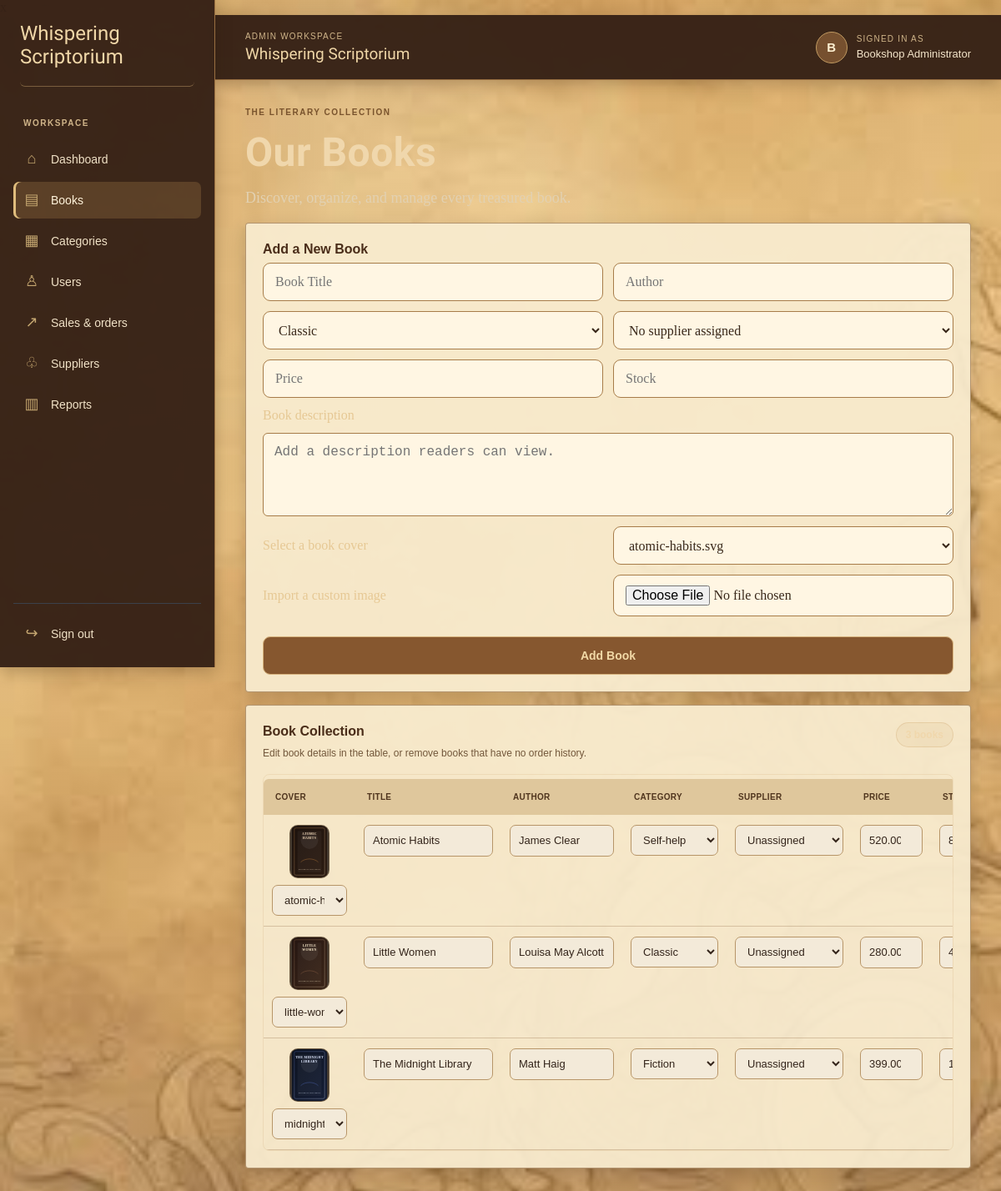
Page /index.php?page=books (signed in) on the committed database.
### tables this page shows
CREATE TABLE IF NOT EXISTS books (
    id INT UNSIGNED NOT NULL AUTO_INCREMENT,
    title VARCHAR(255) NOT NULL,
    author VARCHAR(255) NOT NULL,
    category_id INT UNSIGNED NOT NULL,
    supplier_id INT UNSIGNED NULL,
    price DECIMAL(10, 2) NOT NULL,
    stock INT UNSIGNED NOT NULL DEFAULT 0,
    cover_image VARCHAR(255) NOT NULL DEFAULT 'assets/books/default-book.svg',
    description TEXT NULL,
    created_at TIMESTAMP NOT NULL DEFAULT CURRENT_TIMESTAMP,
    PRIMARY KEY (id),
    KEY idx_books_category (category_id),
    KEY idx_books_supplier (supplier_id),
    CONSTRAINT fk_books_category
        FOREIGN KEY (category_id) REFERENCES categories (id),
    CONSTRAINT fk_books_supplier
        FOREIGN KEY (supplier_id) REFERENCES suppliers (id) ON DELETE SET NULL
);

### config/database.php (called while the page is built, shortened)
<?php
function initializeBookshopSchema(PDO $connection): void
{
    $connection->exec(
        'CREATE TABLE IF NOT EXISTS categories (
            id INT UNSIGNED NOT NULL AUTO_INCREMENT,
            name VARCHAR(100) NOT NULL,
            PRIMARY KEY (id),
            UNIQUE KEY uq_categories_name (name)
        ) ENGINE=InnoDB'
    );
    $connection->exec(
        'CREATE TABLE IF NOT EXISTS suppliers (
            id INT UNSIGNED NOT NULL AUTO_INCREMENT,
            name VARCHAR(255) NOT NULL,
            contact VARCHAR(100) NOT NULL,
            created_at TIMESTAMP NOT NULL DEFAULT CURRENT_TIMESTAMP,
            PRIMARY KEY (id)
        ) ENGINE=InnoDB'
    );
    $connection->exec(
        'CREATE TABLE IF NOT EXISTS books (
            id INT UNSIGNED NOT NULL AUTO_INCREMENT,
            title VARCHAR(255) NOT NULL,
            author VARCHAR(255) NOT NULL,
            category_id INT UNSIGNED NOT NULL,
            supplier_id INT UNSIGNED NULL,
            price DECIMAL(10, 2) NOT NULL,
            stock INT UNSIGNED NOT NULL DEFAULT 0,
            cover_image VARCHAR(255) NOT NULL DEFAULT "assets/books/default-book.svg",
            description TEXT NULL,
            created_at TIMESTAMP NOT NULL DEFAULT CURRENT_TIMESTAMP,
            PRIMARY KEY (id),
            KEY idx_books_category (category_id),
            KEY idx_books_supplier (supplier_id),
            CONSTRAINT fk_books_category FOREIGN KEY (category_id) REFERENCES categories (id),
            CONSTRAINT fk_books_supplier FOREIGN KEY (supplier_id) REFERENCES suppliers (id) ON DELETE SET NULL
        ) ENGINE=InnoDB'
    );
    $coverImageColumn = $connection->query("SHOW COLUMNS FROM books LIKE 'cover_image'");
    $descriptionColumn = $connection->query("SHOW COLUMNS FROM books LIKE 'description'");
    $supplierColumn = $connection->query("SHOW COLUMNS FROM books LIKE 'supplier_id'");
    $connection->exec(
        'CREATE TABLE IF NOT EXISTS customers (
            id INT UNSIGNED NOT NULL AUTO_INCREMENT,
            user_id INT UNSIGNED NULL,
            name VARCHAR(255) NOT NULL,
            email VARCHAR(255) NOT NULL,
            created_at TIMESTAMP NOT NULL DEFAULT CURRENT_TIMESTAMP,
            PRIMARY KEY (id),
            UNIQUE KEY uq_customers_email (email),
            UNIQUE KEY uq_customers_user (user_id)
        ) ENGINE=InnoDB'
    );
    $connection->exec(
        'CREATE TABLE IF NOT EXISTS users (
            id INT UNSIGNED NOT NULL AUTO_INCREMENT,
            name VARCHAR(255) NOT NULL,
            username VARCHAR(80) NOT NULL,
            email VARCHAR(255) NOT NULL,
            password_hash VARCHAR(255) NOT NULL,
            role ENUM("admin", "client") NOT NULL DEFAULT "client",
            created_at TIMESTAMP NOT NULL DEFAULT CURRENT_TIMESTAMP,
            PRIMARY KEY (id),
            UNIQUE KEY uq_users_username (username),
            UNIQUE KEY uq_users_email (email)
        ) ENGINE=InnoDB'
    );
    $customerUserColumn = $connection->query("SHOW COLUMNS FROM customers LIKE 'user_id'");
    if ($customerUserColumn->fetch() === false) {
        $connection->exec(
            'ALTER TABLE customers ADD COLUMN user_id INT UNSIGNED NULL,
             ADD UNIQUE KEY uq_customers_user (user_id),
             ADD CONSTRAINT fk_customers_user FOREIGN KEY (user_id) REFERENCES users (id) ON DELETE SET NULL'
        );
    } else {
        $customerUserConstraint = $connection->query(
            "SELECT CONSTRAINT_NAME FROM information_schema.TABLE_CONSTRAINTS
             WHERE CONSTRAINT_SCHEMA = DATABASE() AND TABLE_NAME = 'customers'
             AND CONSTRAINT_NAME = 'fk_customers_user'"
        );
    }
    $connection->exec(
        'UPDATE customers
         INNER JOIN users ON users.email = customers.email
         SET customers.user_id = users.id
         WHERE customers.user_id IS NULL'
    );
    $connection->exec(
        'CREATE TABLE IF NOT EXISTS sales (
            id INT UNSIGNED NOT NULL AUTO_INCREMENT,
            book_id INT UNSIGNED NULL,
            customer_id INT UNSIGNED NULL,
            book_title VARCHAR(255) NOT NULL,
            quantity INT UNSIGNED NOT NULL,
            total DECIMAL(10, 2) NOT NULL,
            created_at TIMESTAMP NOT NULL DEFAULT CURRENT_TIMESTAMP,
            PRIMARY KEY (id),
            KEY idx_sales_book (book_id),
            KEY idx_sales_customer (customer_id),
            CONSTRAINT fk_sales_book FOREIGN KEY (book_id) REFERENCES books (id) ON DELETE SET NULL,
            CONSTRAINT fk_sales_customer FOREIGN KEY (customer_id) REFERENCES customers (id) ON DELETE SET NULL
        ) ENGINE=InnoDB'
    );
    $salesBookColumn = $connection->query("SHOW COLUMNS FROM sales LIKE 'book_id'");
    $salesCustomerColumn = $connection->query("SHOW COLUMNS FROM sales LIKE 'customer_id'");
    $connection->exec(
        'UPDATE sales INNER JOIN books ON books.title = sales.book_title
         SET sales.book_id = books.id WHERE sales.book_id IS NULL'
    );
    $connection->exec(
        'CREATE TABLE IF NOT EXISTS purchase_requests (
            id INT UNSIGNED NOT NULL AUTO_INCREMENT,
            user_id INT UNSIGNED NOT NULL,
            book_id INT UNSIGNED NOT NULL,
            quantity INT UNSIGNED NOT NULL,
            total DECIMAL(10, 2) NOT NULL,
            status ENUM("pending", "approved", "rejected") NOT NULL DEFAULT "pending",
            shipping_name VARCHAR(255) NOT NULL,
            phone VARCHAR(40) NOT NULL,
            shipping_address TEXT NULL,
            payment_method ENUM("cash_on_delivery") NOT NULL,
            payment_reference VARCHAR(120) NULL,
            payment_status ENUM("not_paid", "verification_pending", "paid") NOT NULL DEFAULT "not_paid",
            created_at TIMESTAMP NOT NULL DEFAULT CURRENT_TIMESTAMP,
            PRIMARY KEY (id),
            KEY idx_purchase_requests_status (status),
            KEY idx_purchase_requests_user (user_id),
            CONSTRAINT fk_purchase_requests_user
                FOREIGN KEY (user_id) REFERENCES users (id),
            CONSTRAINT fk_purchase_requests_book
                FOREIGN KEY (book_id) REFERENCES books (id)
        ) ENGINE=InnoDB'
    );
    $purchaseRequestColumns = [
        'shipping_name' => "VARCHAR(255) NOT NULL DEFAULT ''",
        'phone' => "VARCHAR(40) NOT NULL DEFAULT ''",
        'shipping_address' => 'TEXT NULL',
        'payment_method' => "ENUM('cash_on_delivery') NOT NULL DEFAULT 'cash_on_delivery'",
        'payment_reference' => 'VARCHAR(120) NULL',
        'payment_status' => "ENUM('not_paid', 'verification_pending', 'paid') NOT NULL DEFAULT 'not_paid'",
    ];
    foreach ($purchaseRequestColumns as $column => $definition) {
        $existingColumn = $connection->query(
            'SHOW COLUMNS FROM purchase_requests LIKE ' . $connection->quote($column)
        );
    }
}
function getDatabaseConnection()
{
    static $connection = null;
    if ($connection instanceof PDO) {
        return $connection;
    }
    $host = '127.0.0.1';
    $database = 'bookshop_db';
    $username = 'root';
    $password = '';
    try {
        $connection = new PDO("mysql:host={$host};dbname={$database};charset=utf8mb4", $username, $password, [
            PDO::ATTR_ERRMODE => PDO::ERRMODE_EXCEPTION,
            PDO::ATTR_DEFAULT_FETCH_MODE => PDO::FETCH_ASSOC,
            PDO::ATTR_EMULATE_PREPARES => false,
        ]);
        initializeBookshopSchema($connection);
    } catch (PDOException $exception) {
        http_response_code(500);
        exit(
            'Unable to connect to MySQL. Start MySQL in XAMPP and ensure the root user is available. '
            . 'Original error: ' . htmlspecialchars($exception->getMessage(), ENT_QUOTES, 'UTF-8')
        );
    }
    return $connection;
}

### repositories/classes/BaseRepository.php (called while the page is built, shortened)
<?php
class BaseRepository
{
    public function __construct()
    {
        $this->connection = getDatabaseConnection();
    }
}

### repositories/classes/BookRepository.php (called while the page is built, shortened)
<?php
class BookRepository extends BaseRepository
{
    public function getAll()
    {
        $statement = $this->connection->query(
            'SELECT books.id, books.title, books.author, books.description, categories.name AS category,
             books.supplier_id, suppliers.name AS supplier, books.price, books.stock, books.cover_image
             FROM books
             INNER JOIN categories ON categories.id = books.category_id
             LEFT JOIN suppliers ON suppliers.id = books.supplier_id
             ORDER BY books.title'
        );
        return $statement->fetchAll();
    }
}

### repositories/classes/CategoryRepository.php (called while the page is built, shortened)
<?php
class CategoryRepository extends BaseRepository
{
    public function getAll()
    {
        $statement = $this->connection->query('SELECT name FROM categories ORDER BY name');
        return array_column($statement->fetchAll(), 'name');
    }
}

### modules/books_table_row.php (the view, shortened to what this page needs)
<?php $formId = 'edit-book-' . (int) $book['id']; ?>
<tr>
    <td>
        <img class="book-cover-thumb" src="<?= htmlspecialchars($book['cover_image']) ?>"
             alt="<?= htmlspecialchars($book['title']) ?> cover image">
        <select form="<?= $formId ?>" name="cover_image" aria-label="Cover for <?= htmlspecialchars($book['title']) ?>">
            <?php foreach (array_unique(array_merge([$book['cover_image']], $coverOptions)) as $coverPath): ?>
                <?php $coverValue = str_replace(__DIR__ . '/../', '', $coverPath); ?>
                <option value="<?= htmlspecialchars($coverValue) ?>" <?= $coverPath === $book['cover_image'] ? 'selected' : '' ?>>
                    <?= htmlspecialchars(basename($coverPath)) ?>
                </option>
            <?php endforeach; ?>
        </select>
    </td>
    <td><input form="<?= $formId ?>" name="title" aria-label="Title for <?= htmlspecialchars($book['title']) ?>" value="<?= htmlspecialchars($book['title']) ?>" maxlength="255" required></td>
    <td><input form="<?= $formId ?>" name="author" aria-label="Author for <?= htmlspecialchars($book['title']) ?>" value="<?= htmlspecialchars($book['author']) ?>" maxlength="255" required></td>
    <td>
        <select form="<?= $formId ?>" name="category" aria-label="Category for <?= htmlspecialchars($book['title']) ?>" required>
            <?php foreach ($bookCategories as $category): ?>
                <option value="<?= htmlspecialchars($category) ?>" <?= $category === $book['category'] ? 'selected' : '' ?>>
                    <?= htmlspecialchars($category) ?>
                </option>
            <?php endforeach; ?>
        </select>
    </td>
    <td>
        <select form="<?= $formId ?>" name="supplier_id" aria-label="Supplier for <?= htmlspecialchars($book['title']) ?>">
            <option value="0">Unassigned</option>
        </select>
    </td>
    <td><input form="<?= $formId ?>" type="number" name="price" aria-label="Price for <?= htmlspecialchars($book['title']) ?>" value="<?= htmlspecialchars($book['price']) ?>" min="0" step="0.01" required></td>
    <td><input form="<?= $formId ?>" type="number" name="stock" aria-label="Stock for <?= htmlspecialchars($book['title']) ?>" value="<?= (int) $book['stock'] ?>" min="0" required></td>
</tr>

### modules/books_table.php
<?php
$books = $bookRepo->getAll();
$bookCategories = $categoryRepo->getAll();
$coverOptions = glob(__DIR__ . '/../assets/books/*.svg');
?>
<div class="content-panel">
    <div class="book-collection-heading">
        <div>
            <h2>Book Collection</h2>
            <p>Edit book details in the table, or remove books that have no order history.</p>
        </div>
        <span class="book-count"><?= count($books) ?> <?= count($books) === 1 ? 'book' : 'books' ?></span>
    </div>
    <div class="table-scroll">
        <table class="book-collection-table">
            <thead><tr><th>Cover</th><th>Title</th><th>Author</th><th>Category</th><th>Supplier</th><th>Price</th><th>Stock</th><th>Description</th><th>Actions</th></tr></thead>
            <tbody>
                <?php if ($books): ?>
                    <?php foreach ($books as $book): ?>
                        <?php include __DIR__ . '/books_table_row.php'; ?>
                    <?php endforeach; ?>
                <?php else: ?>
                    <tr><td class="book-empty-state" colspan="9">No books have been added yet. Use the form above to add the first book.</td></tr>
                <?php endif; ?>
            </tbody>
        </table>
    </div>
</div>

### rows in the picture
books: cover_image (picture), cover_image "atomic-habits.svg", title "Atomic Habits", author "James Clear", category "Self-help", supplier_id "Unassigned", price "520.00", stock "8"
books: cover_image (picture), cover_image "little-women.svg", title "Little Women", author "Louisa May Alcott", category "Classic", supplier_id "Unassigned", price "280.00", stock "4"
books: cover_image (picture), cover_image "midnight-library.svg", title "The Midnight Library", author "Matt Haig", category "Fiction", supplier_id "Unassigned", price "399.00", stock "12"

### other values in the picture
substr($_SESSION['user_name'] ?? 'A', 0, 1) "B"
$_SESSION['user_name'] "Bookshop Administrator"
form field category "Classic"
form field cover_image "atomic-habits.svg"
